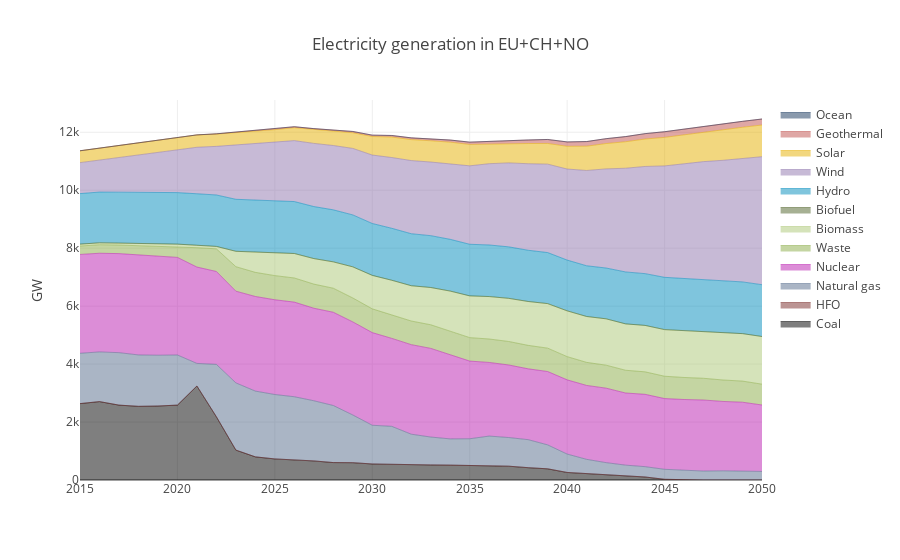

The cell this chart's notebook holds for it:
### Code cell
fig = go.Figure(data=data, layout=layout_generation)
pltly.iplot(fig)
